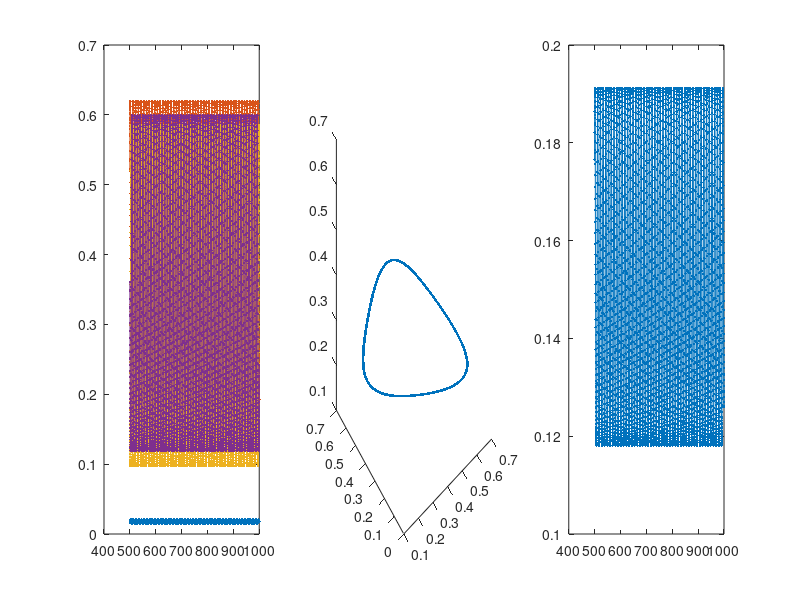

Here is the MATLAB script that generated this plot:

% This code simulates autocatalytic represillator with four nodes. 
% For equation and network diagram, see Figure2A and Supplementary Method.
% For integration scheme, see 'ode45' function for description.
% WHLin, 2020 Jan

% ======== Simulation parameters ========

Tstep = 0.1;    % step size of time points
Tmax = 1000;    % maximal time step
optA = odeset('RelTol', 10^(-8), 'AbsTol', 10^(-8));  % error tolerance

% Note: the Tstep here is NOT the real integration step size,
% see 'ode45' Matlab document for how integration step size is 
% determined from error tolerance. 

y0 = [0.1 0.3 0.3 0.3];   % Initial condition
y0 = y0/sum(y0);          % Normalized initial condition

% ======== Model parameters ========

b = [NaN 0.5 0.4 0.3];
csyn = 20;
d = [NaN 0.25 0.3 0.2];

theta = 4;  % Hill coefficient
K = 500;    % repression strength

% ======== Model description ========

% See Supplementary Materials for flux fucntion description.
% Below flux functions are written for rescaled system, representing J(Y). 
% Note that N=1 in rescaled system and is omitted in the code.

Jin = @(y) b(2)*y(2) + b(3)*y(3) + b(4)*y(4);
J1 = @(y) Jin(y);

J2 = @(y) csyn* y(1) / (1 + K* ( y(3)^theta ) ) ;
J3 = @(y) csyn* y(1) / (1 + K* ( y(4)^theta ) ) ;
J4 = @(y) csyn* y(1) / (1 + K* ( y(2)^theta ) ) ;

Jd2 = @(y) d(2)*y(2);
Jd3 = @(y) d(3)*y(3);
Jd4 = @(y) d(4)*y(4);

F1 = @(y) J1(y) - J2(y) - J3(y) - J4(y);
F2 = @(y) J2(y) - Jd2(y);
F3 = @(y) J3(y) - Jd3(y);
F4 = @(y) J4(y) - Jd4(y);

F = @(y) [F1(y) F2(y) F3(y) F4(y)]';
mu = @(y) sum(F(y));  % intantaneous growth rate

% The ODE equation on the simplex space
G = @(t,y) F(y) - mu(y).*y;

% Integrating the model
[t_sol, y_sol] = ode45(G,[0:Tstep:Tmax], y0, optA);


% ======== Calculate long-term growth rate ========

% Long-term growth rate is calculated by averaging the 
% instantaneous growth rate, after the rescaled system soltuion Y(t) 
% reach the attractor. Practically, simulate a sufficeint long
% time range and take the average in the end of the simualtion

time_step_rg = floor((Tmax/Tstep)*[0.5 1]);  % Range of time step for averaging long-term growth rate

t_avg = t_sol(time_step_rg(1):time_step_rg(2));
y_avg = y_sol(time_step_rg(1):time_step_rg(2),:);

% Obtain instantaneous growth rate mu(t)

mu_vec = NaN(size(t_avg,1),1);  

for j = 1:size(t_avg,1)
    mu_vec(j) = mu( y_avg(j,:) );
end

% Calculate long-term growth rate
LTGR = mean(mu_vec);


% =========  Visualizing solution trajectory =======
t_plot = t_avg;
y_plot = y_avg;

figure;
subplot(131); plot(t_plot, y_plot, '.-');
subplot(132); plot3(y_plot(:,2), y_plot(:,3),  y_plot(:,4), '.'); 
subplot(133); plot(t_plot, mu_vec, '.-');

% End of the code

